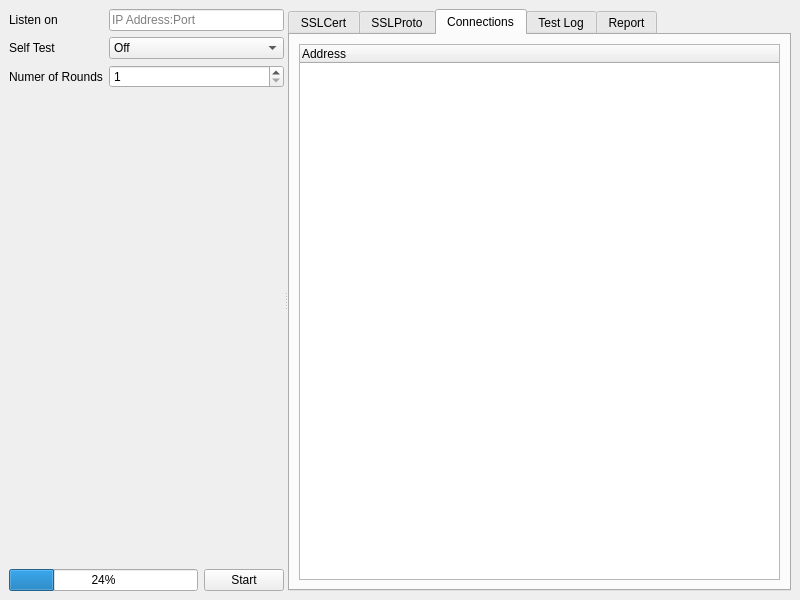
<?xml version="1.0" encoding="UTF-8"?>
<ui version="4.0">
 <class>MainWindow</class>
 <widget class="QMainWindow" name="MainWindow">
  <property name="geometry">
   <rect>
    <x>0</x>
    <y>0</y>
    <width>800</width>
    <height>600</height>
   </rect>
  </property>
  <property name="windowTitle">
   <string>MainWindow</string>
  </property>
  <widget class="QWidget" name="centralwidget">
   <layout class="QGridLayout" name="gridLayout_7">
    <item row="0" column="0">
     <widget class="QSplitter" name="splitter">
      <property name="orientation">
       <enum>Qt::Horizontal</enum>
      </property>
      <widget class="QWidget" name="">
       <layout class="QVBoxLayout" name="verticalLayout">
        <item>
         <layout class="QFormLayout" name="formLayout">
          <item row="0" column="0">
           <widget class="QLabel" name="listenOnLabel">
            <property name="text">
             <string>Listen on</string>
            </property>
           </widget>
          </item>
          <item row="0" column="1">
           <widget class="QLineEdit" name="listenOnLineEdit">
            <property name="placeholderText">
             <string>IP Address:Port</string>
            </property>
           </widget>
          </item>
          <item row="1" column="0">
           <widget class="QLabel" name="selfTestLabel">
            <property name="text">
             <string>Self Test</string>
            </property>
           </widget>
          </item>
          <item row="1" column="1">
           <widget class="QComboBox" name="selfTestComboBox">
            <item>
             <property name="text">
              <string>Off</string>
             </property>
            </item>
            <item>
             <property name="text">
              <string>0</string>
             </property>
            </item>
            <item>
             <property name="text">
              <string>1</string>
             </property>
            </item>
            <item>
             <property name="text">
              <string>2</string>
             </property>
            </item>
           </widget>
          </item>
          <item row="2" column="0">
           <widget class="QLabel" name="numerOfRoundsLabel">
            <property name="text">
             <string>Numer of Rounds</string>
            </property>
           </widget>
          </item>
          <item row="2" column="1">
           <widget class="QSpinBox" name="numerOfRoundsSpinBox">
            <property name="minimum">
             <number>1</number>
            </property>
            <property name="maximum">
             <number>999999999</number>
            </property>
           </widget>
          </item>
         </layout>
        </item>
        <item>
         <spacer name="verticalSpacer">
          <property name="orientation">
           <enum>Qt::Vertical</enum>
          </property>
          <property name="sizeHint" stdset="0">
           <size>
            <width>20</width>
            <height>40</height>
           </size>
          </property>
         </spacer>
        </item>
        <item>
         <layout class="QHBoxLayout" name="horizontalLayout">
          <item>
           <widget class="QProgressBar" name="progressBar">
            <property name="value">
             <number>24</number>
            </property>
           </widget>
          </item>
          <item>
           <widget class="QPushButton" name="startButton">
            <property name="text">
             <string>Start</string>
            </property>
            <property name="icon">
             <iconset theme="media-playback-start"/>
            </property>
           </widget>
          </item>
         </layout>
        </item>
       </layout>
      </widget>
      <widget class="QTabWidget" name="tabWidget">
       <property name="currentIndex">
        <number>2</number>
       </property>
       <widget class="QWidget" name="tab">
        <attribute name="title">
         <string>SSLCert</string>
        </attribute>
       </widget>
       <widget class="QWidget" name="tab_2">
        <attribute name="title">
         <string>SSLProto</string>
        </attribute>
        <layout class="QGridLayout" name="gridLayout_6">
         <item row="0" column="0">
          <widget class="QGroupBox" name="groupBox">
           <property name="title">
            <string>Protocols</string>
           </property>
           <layout class="QGridLayout" name="gridLayout_4">
            <item row="0" column="0">
             <widget class="QListWidget" name="listWidget"/>
            </item>
           </layout>
          </widget>
         </item>
         <item row="1" column="0">
          <widget class="QGroupBox" name="groupBox_2">
           <property name="title">
            <string>Ciphers</string>
           </property>
           <layout class="QGridLayout" name="gridLayout_5">
            <item row="0" column="0">
             <widget class="QListWidget" name="listWidget_2"/>
            </item>
           </layout>
          </widget>
         </item>
        </layout>
       </widget>
       <widget class="QWidget" name="tab_3">
        <attribute name="title">
         <string>Connections</string>
        </attribute>
        <layout class="QGridLayout" name="gridLayout_3">
         <item row="0" column="0">
          <widget class="QTreeWidget" name="treeWidget">
           <column>
            <property name="text">
             <string>Address</string>
            </property>
           </column>
          </widget>
         </item>
        </layout>
       </widget>
       <widget class="QWidget" name="tab_4">
        <attribute name="title">
         <string>Test Log</string>
        </attribute>
        <layout class="QGridLayout" name="gridLayout_2">
         <item row="0" column="0">
          <widget class="QTextBrowser" name="textBrowser"/>
         </item>
         <item row="1" column="0">
          <widget class="QCheckBox" name="checkBox">
           <property name="text">
            <string>Show debug messages</string>
           </property>
          </widget>
         </item>
        </layout>
       </widget>
       <widget class="QWidget" name="tab_5">
        <attribute name="title">
         <string>Report</string>
        </attribute>
        <layout class="QGridLayout" name="gridLayout">
         <item row="0" column="0" colspan="2">
          <widget class="QTextBrowser" name="textBrowser_2"/>
         </item>
         <item row="1" column="0">
          <spacer name="horizontalSpacer">
           <property name="orientation">
            <enum>Qt::Horizontal</enum>
           </property>
           <property name="sizeHint" stdset="0">
            <size>
             <width>250</width>
             <height>20</height>
            </size>
           </property>
          </spacer>
         </item>
         <item row="1" column="1">
          <widget class="QPushButton" name="pushButton">
           <property name="text">
            <string>Copy to clipboard</string>
           </property>
           <property name="icon">
            <iconset theme="edit-copy"/>
           </property>
          </widget>
         </item>
        </layout>
       </widget>
      </widget>
     </widget>
    </item>
   </layout>
  </widget>
 </widget>
 <resources/>
 <connections/>
</ui>
